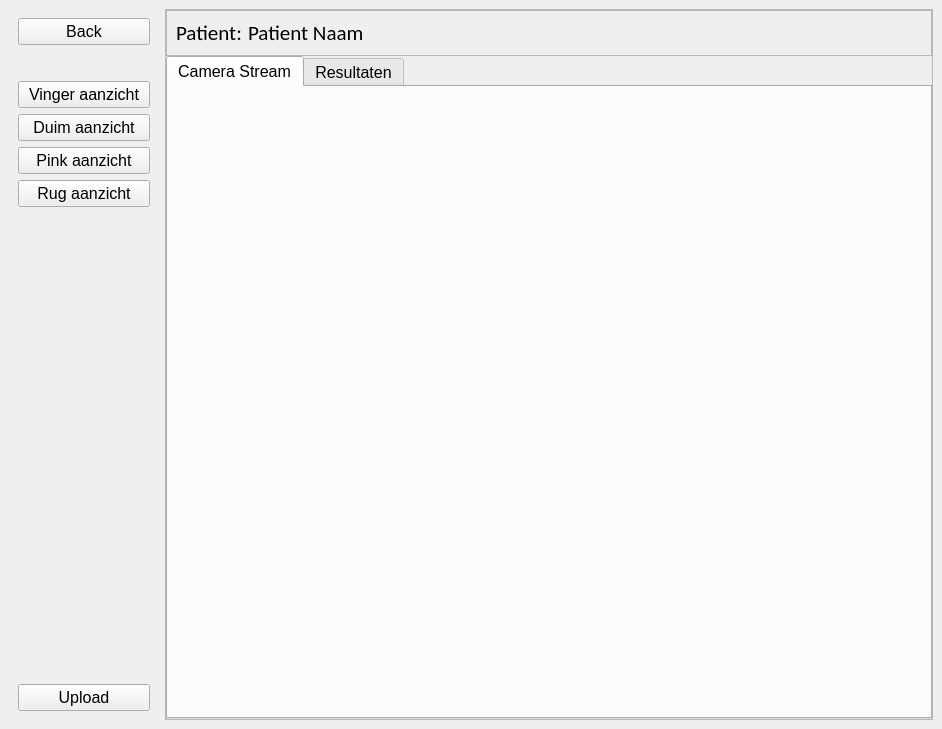
<?xml version="1.0" encoding="UTF-8"?>
<ui version="4.0">
 <class>Form</class>
 <widget class="QWidget" name="Form">
  <property name="geometry">
   <rect>
    <x>0</x>
    <y>0</y>
    <width>942</width>
    <height>729</height>
   </rect>
  </property>
  <property name="windowTitle">
   <string>Form</string>
  </property>
  <layout class="QHBoxLayout" name="horizontalLayout">
   <property name="spacing">
    <number>0</number>
   </property>
   <property name="leftMargin">
    <number>0</number>
   </property>
   <property name="topMargin">
    <number>0</number>
   </property>
   <property name="rightMargin">
    <number>0</number>
   </property>
   <property name="bottomMargin">
    <number>0</number>
   </property>
   <item>
    <widget class="QWidget" name="widget" native="true">
     <layout class="QHBoxLayout" name="horizontalLayout_6">
      <item>
       <widget class="QWidget" name="widget_2" native="true">
        <property name="enabled">
         <bool>true</bool>
        </property>
        <property name="sizePolicy">
         <sizepolicy hsizetype="Preferred" vsizetype="Expanding">
          <horstretch>0</horstretch>
          <verstretch>0</verstretch>
         </sizepolicy>
        </property>
        <property name="minimumSize">
         <size>
          <width>150</width>
          <height>0</height>
         </size>
        </property>
        <layout class="QVBoxLayout" name="verticalLayout_3">
         <item>
          <widget class="QPushButton" name="backBtn">
           <property name="font">
            <font>
             <pointsize>12</pointsize>
            </font>
           </property>
           <property name="cursor">
            <cursorShape>PointingHandCursor</cursorShape>
           </property>
           <property name="text">
            <string>Back</string>
           </property>
          </widget>
         </item>
         <item>
          <spacer name="verticalSpacer_2">
           <property name="orientation">
            <enum>Qt::Vertical</enum>
           </property>
           <property name="sizeType">
            <enum>QSizePolicy::Fixed</enum>
           </property>
           <property name="sizeHint" stdset="0">
            <size>
             <width>20</width>
             <height>30</height>
            </size>
           </property>
          </spacer>
         </item>
         <item>
          <widget class="QPushButton" name="vingerView">
           <property name="sizePolicy">
            <sizepolicy hsizetype="Minimum" vsizetype="Fixed">
             <horstretch>0</horstretch>
             <verstretch>0</verstretch>
            </sizepolicy>
           </property>
           <property name="font">
            <font>
             <pointsize>12</pointsize>
            </font>
           </property>
           <property name="cursor">
            <cursorShape>PointingHandCursor</cursorShape>
           </property>
           <property name="text">
            <string>Vinger aanzicht</string>
           </property>
          </widget>
         </item>
         <item>
          <widget class="QPushButton" name="duimView">
           <property name="sizePolicy">
            <sizepolicy hsizetype="Minimum" vsizetype="Fixed">
             <horstretch>0</horstretch>
             <verstretch>0</verstretch>
            </sizepolicy>
           </property>
           <property name="font">
            <font>
             <pointsize>12</pointsize>
            </font>
           </property>
           <property name="cursor">
            <cursorShape>PointingHandCursor</cursorShape>
           </property>
           <property name="text">
            <string>Duim aanzicht</string>
           </property>
          </widget>
         </item>
         <item>
          <widget class="QPushButton" name="pinkView">
           <property name="sizePolicy">
            <sizepolicy hsizetype="Minimum" vsizetype="Fixed">
             <horstretch>0</horstretch>
             <verstretch>0</verstretch>
            </sizepolicy>
           </property>
           <property name="font">
            <font>
             <pointsize>12</pointsize>
            </font>
           </property>
           <property name="cursor">
            <cursorShape>PointingHandCursor</cursorShape>
           </property>
           <property name="text">
            <string>Pink aanzicht</string>
           </property>
          </widget>
         </item>
         <item>
          <widget class="QPushButton" name="rugView">
           <property name="sizePolicy">
            <sizepolicy hsizetype="Minimum" vsizetype="Fixed">
             <horstretch>0</horstretch>
             <verstretch>0</verstretch>
            </sizepolicy>
           </property>
           <property name="font">
            <font>
             <pointsize>12</pointsize>
            </font>
           </property>
           <property name="cursor">
            <cursorShape>PointingHandCursor</cursorShape>
           </property>
           <property name="text">
            <string>Rug aanzicht</string>
           </property>
          </widget>
         </item>
         <item>
          <spacer name="verticalSpacer">
           <property name="orientation">
            <enum>Qt::Vertical</enum>
           </property>
           <property name="sizeHint" stdset="0">
            <size>
             <width>20</width>
             <height>396</height>
            </size>
           </property>
          </spacer>
         </item>
         <item>
          <widget class="QPushButton" name="uploadBtn">
           <property name="font">
            <font>
             <pointsize>12</pointsize>
            </font>
           </property>
           <property name="cursor">
            <cursorShape>PointingHandCursor</cursorShape>
           </property>
           <property name="text">
            <string>Upload</string>
           </property>
          </widget>
         </item>
        </layout>
       </widget>
      </item>
      <item>
       <widget class="QFrame" name="frame_2">
        <property name="frameShape">
         <enum>QFrame::StyledPanel</enum>
        </property>
        <property name="frameShadow">
         <enum>QFrame::Raised</enum>
        </property>
        <layout class="QVBoxLayout" name="verticalLayout_7">
         <property name="spacing">
          <number>0</number>
         </property>
         <property name="leftMargin">
          <number>0</number>
         </property>
         <property name="topMargin">
          <number>0</number>
         </property>
         <property name="rightMargin">
          <number>0</number>
         </property>
         <property name="bottomMargin">
          <number>0</number>
         </property>
         <item>
          <widget class="QFrame" name="frame_3">
           <property name="frameShape">
            <enum>QFrame::StyledPanel</enum>
           </property>
           <property name="frameShadow">
            <enum>QFrame::Raised</enum>
           </property>
           <layout class="QHBoxLayout" name="horizontalLayout_2">
            <item>
             <widget class="QLabel" name="patientLabel">
              <property name="font">
               <font>
                <family>Calibri</family>
                <pointsize>16</pointsize>
               </font>
              </property>
              <property name="text">
               <string>Patient:</string>
              </property>
             </widget>
            </item>
            <item>
             <widget class="QLabel" name="patientName">
              <property name="font">
               <font>
                <family>Calibri</family>
                <pointsize>16</pointsize>
               </font>
              </property>
              <property name="text">
               <string>Patient Naam</string>
              </property>
             </widget>
            </item>
            <item>
             <spacer name="horizontalSpacer">
              <property name="orientation">
               <enum>Qt::Horizontal</enum>
              </property>
              <property name="sizeHint" stdset="0">
               <size>
                <width>40</width>
                <height>20</height>
               </size>
              </property>
             </spacer>
            </item>
            <item>
             <widget class="QLabel" name="toast">
              <property name="font">
               <font>
                <pointsize>10</pointsize>
               </font>
              </property>
              <property name="text">
               <string/>
              </property>
              <property name="alignment">
               <set>Qt::AlignCenter</set>
              </property>
             </widget>
            </item>
           </layout>
          </widget>
         </item>
         <item>
          <widget class="QTabWidget" name="tabWidget">
           <property name="sizePolicy">
            <sizepolicy hsizetype="Expanding" vsizetype="Expanding">
             <horstretch>0</horstretch>
             <verstretch>0</verstretch>
            </sizepolicy>
           </property>
           <property name="font">
            <font>
             <pointsize>12</pointsize>
            </font>
           </property>
           <property name="tabShape">
            <enum>QTabWidget::Rounded</enum>
           </property>
           <property name="currentIndex">
            <number>0</number>
           </property>
           <widget class="QWidget" name="cameraStream">
            <property name="sizePolicy">
             <sizepolicy hsizetype="Expanding" vsizetype="Expanding">
              <horstretch>0</horstretch>
              <verstretch>0</verstretch>
             </sizepolicy>
            </property>
            <attribute name="title">
             <string>Camera Stream</string>
            </attribute>
            <layout class="QHBoxLayout" name="horizontalLayout_4">
             <property name="spacing">
              <number>0</number>
             </property>
             <property name="leftMargin">
              <number>0</number>
             </property>
             <property name="topMargin">
              <number>0</number>
             </property>
             <property name="rightMargin">
              <number>0</number>
             </property>
             <property name="bottomMargin">
              <number>0</number>
             </property>
             <item>
              <widget class="QLabel" name="videoLabel">
               <property name="sizePolicy">
                <sizepolicy hsizetype="Expanding" vsizetype="Expanding">
                 <horstretch>0</horstretch>
                 <verstretch>0</verstretch>
                </sizepolicy>
               </property>
               <property name="text">
                <string/>
               </property>
               <property name="scaledContents">
                <bool>true</bool>
               </property>
              </widget>
             </item>
            </layout>
           </widget>
           <widget class="QWidget" name="resultsTab">
            <property name="sizePolicy">
             <sizepolicy hsizetype="Expanding" vsizetype="Expanding">
              <horstretch>0</horstretch>
              <verstretch>0</verstretch>
             </sizepolicy>
            </property>
            <attribute name="title">
             <string>Resultaten</string>
            </attribute>
            <layout class="QHBoxLayout" name="horizontalLayout_3">
             <property name="spacing">
              <number>0</number>
             </property>
             <property name="leftMargin">
              <number>0</number>
             </property>
             <property name="topMargin">
              <number>0</number>
             </property>
             <property name="rightMargin">
              <number>0</number>
             </property>
             <property name="bottomMargin">
              <number>0</number>
             </property>
             <item>
              <widget class="QTabWidget" name="nestedTabWidget">
               <property name="currentIndex">
                <number>0</number>
               </property>
               <widget class="QWidget" name="vinger">
                <attribute name="title">
                 <string>Vinger Aanzicht</string>
                </attribute>
                <layout class="QVBoxLayout" name="verticalLayout_2">
                 <item>
                  <layout class="QHBoxLayout" name="vinger_visuals">
                   <item>
                    <widget class="QLabel" name="vingerImage">
                     <property name="sizePolicy">
                      <sizepolicy hsizetype="Preferred" vsizetype="Preferred">
                       <horstretch>0</horstretch>
                       <verstretch>0</verstretch>
                      </sizepolicy>
                     </property>
                     <property name="text">
                      <string/>
                     </property>
                     <property name="scaledContents">
                      <bool>false</bool>
                     </property>
                    </widget>
                   </item>
                  </layout>
                 </item>
                 <item>
                  <widget class="QFrame" name="data_vinger">
                   <property name="frameShape">
                    <enum>QFrame::StyledPanel</enum>
                   </property>
                   <property name="frameShadow">
                    <enum>QFrame::Raised</enum>
                   </property>
                   <layout class="QHBoxLayout" name="horizontalLayout_5">
                    <item>
                     <widget class="QTableView" name="vingerData"/>
                    </item>
                   </layout>
                  </widget>
                 </item>
                </layout>
               </widget>
               <widget class="QWidget" name="duim">
                <attribute name="title">
                 <string>Duim Aanzicht</string>
                </attribute>
                <layout class="QVBoxLayout" name="verticalLayout_4">
                 <item>
                  <layout class="QHBoxLayout" name="duim_visuals">
                   <item>
                    <widget class="QLabel" name="duimImage">
                     <property name="sizePolicy">
                      <sizepolicy hsizetype="Preferred" vsizetype="Preferred">
                       <horstretch>0</horstretch>
                       <verstretch>0</verstretch>
                      </sizepolicy>
                     </property>
                     <property name="text">
                      <string/>
                     </property>
                     <property name="scaledContents">
                      <bool>false</bool>
                     </property>
                    </widget>
                   </item>
                  </layout>
                 </item>
                 <item>
                  <widget class="QFrame" name="data_duim">
                   <property name="frameShape">
                    <enum>QFrame::StyledPanel</enum>
                   </property>
                   <property name="frameShadow">
                    <enum>QFrame::Raised</enum>
                   </property>
                   <layout class="QHBoxLayout" name="horizontalLayout_7">
                    <item>
                     <widget class="QTableView" name="duimData"/>
                    </item>
                   </layout>
                  </widget>
                 </item>
                </layout>
               </widget>
               <widget class="QWidget" name="pink">
                <attribute name="title">
                 <string>Pink Aanzicht</string>
                </attribute>
                <layout class="QVBoxLayout" name="verticalLayout_5">
                 <item>
                  <layout class="QHBoxLayout" name="pink_visuals">
                   <item>
                    <widget class="QLabel" name="pinkImage">
                     <property name="sizePolicy">
                      <sizepolicy hsizetype="Preferred" vsizetype="Preferred">
                       <horstretch>0</horstretch>
                       <verstretch>0</verstretch>
                      </sizepolicy>
                     </property>
                     <property name="text">
                      <string/>
                     </property>
                     <property name="scaledContents">
                      <bool>false</bool>
                     </property>
                    </widget>
                   </item>
                  </layout>
                 </item>
                 <item>
                  <widget class="QFrame" name="data_pink">
                   <property name="frameShape">
                    <enum>QFrame::StyledPanel</enum>
                   </property>
                   <property name="frameShadow">
                    <enum>QFrame::Raised</enum>
                   </property>
                   <layout class="QHBoxLayout" name="horizontalLayout_9">
                    <item>
                     <widget class="QTableView" name="pinkData"/>
                    </item>
                   </layout>
                  </widget>
                 </item>
                </layout>
               </widget>
               <widget class="QWidget" name="rug">
                <attribute name="title">
                 <string>Rug Aanzicht</string>
                </attribute>
                <layout class="QVBoxLayout" name="verticalLayout_6">
                 <item>
                  <layout class="QHBoxLayout" name="rug_visuals">
                   <item>
                    <widget class="QLabel" name="rugImage">
                     <property name="sizePolicy">
                      <sizepolicy hsizetype="Preferred" vsizetype="Preferred">
                       <horstretch>0</horstretch>
                       <verstretch>0</verstretch>
                      </sizepolicy>
                     </property>
                     <property name="text">
                      <string/>
                     </property>
                     <property name="scaledContents">
                      <bool>false</bool>
                     </property>
                    </widget>
                   </item>
                  </layout>
                 </item>
                 <item>
                  <widget class="QFrame" name="data_rug">
                   <property name="frameShape">
                    <enum>QFrame::StyledPanel</enum>
                   </property>
                   <property name="frameShadow">
                    <enum>QFrame::Raised</enum>
                   </property>
                   <layout class="QHBoxLayout" name="horizontalLayout_11">
                    <item>
                     <widget class="QTableView" name="rugData"/>
                    </item>
                   </layout>
                  </widget>
                 </item>
                </layout>
               </widget>
              </widget>
             </item>
            </layout>
           </widget>
          </widget>
         </item>
        </layout>
       </widget>
      </item>
     </layout>
    </widget>
   </item>
  </layout>
 </widget>
 <resources/>
 <connections/>
</ui>
